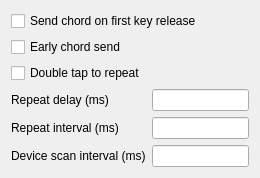
<?xml version="1.0" encoding="UTF-8"?>
<ui version="4.0">
 <class>PloverHidWidget</class>
 <widget class="QWidget" name="PloverHidWidget">
  <property name="geometry">
   <rect>
    <x>0</x>
    <y>0</y>
    <width>260</width>
    <height>170</height>
   </rect>
  </property>
  <property name="windowTitle">
   <string notr="true"/>
  </property>
  <layout class="QGridLayout">
   <!-- Row 0: First-up chord send -->
   <item row="0" column="0" colspan="2">
    <widget class="QCheckBox" name="first_up_chord_send">
     <property name="toolTip">
      <string>When the first key in a chord is released, the chord is sent.
If the key is pressed and released again, another chord is sent.</string>
     </property>
     <property name="text">
      <string>Send chord on first key release</string>
     </property>
    </widget>
   </item>

   <!-- Row 1: Early chord send -->
   <item row="1" column="0" colspan="2">
    <widget class="QCheckBox" name="early_stroke_send">
     <property name="toolTip">
      <string>Send a chord after the keys have been held for a short quiet period. If more keys are pressed, correct the provisional output and send the expanded chord.</string>
     </property>
     <property name="text">
      <string>Early chord send</string>
     </property>
    </widget>
   </item>

   <!-- Row 2: Double tap repeat -->
   <item row="2" column="0" colspan="2">
    <widget class="QCheckBox" name="double_tap_repeat">
     <property name="toolTip">
      <string>Tap and then hold a chord to send it repeatedly.</string>
     </property>
     <property name="text">
      <string>Double tap to repeat</string>
     </property>
    </widget>
   </item>

   <!-- Row 3: Repeat delay (ms) -->
   <item row="3" column="0">
    <widget class="QLabel" name="label_repeat_delay_ms">
     <property name="text">
      <string>Repeat delay (ms)</string>
     </property>
     <property name="buddy">
      <cstring>repeat_delay_ms</cstring>
     </property>
    </widget>
   </item>
   <item row="3" column="1">
    <widget class="QLineEdit" name="repeat_delay_ms">
     <property name="toolTip">
      <string>Delay before chord starts repeating.</string>
     </property>
    </widget>
   </item>

   <!-- Row 4: Repeat interval (ms) -->
   <item row="4" column="0">
    <widget class="QLabel" name="label_repeat_interval_ms">
     <property name="text">
      <string>Repeat interval (ms)</string>
     </property>
     <property name="buddy">
      <cstring>repeat_interval_ms</cstring>
     </property>
    </widget>
   </item>
   <item row="4" column="1">
    <widget class="QLineEdit" name="repeat_interval_ms">
     <property name="toolTip">
      <string>Interval between chord repetitions.</string>
     </property>
    </widget>
   </item>

   <!-- Row 5: Device scan interval (ms) -->
   <item row="5" column="0">
    <widget class="QLabel" name="label_device_scan_interval_ms">
     <property name="text">
      <string>Device scan interval (ms)</string>
     </property>
     <property name="buddy">
      <cstring>device_scan_interval_ms</cstring>
     </property>
    </widget>
   </item>
   <item row="5" column="1">
    <widget class="QLineEdit" name="device_scan_interval_ms">
     <property name="toolTip">
      <string>How often to scan for newly plugged-in devices.</string>
     </property>
    </widget>
   </item>
  </layout>
 </widget>

 <resources/>
 <connections>
  <!-- Checkboxes -->
  <connection>
   <sender>first_up_chord_send</sender>
   <signal>clicked(bool)</signal>
   <receiver>PloverHidWidget</receiver>
   <slot>update_first_up_chord_send(bool)</slot>
  </connection>
  <connection>
   <sender>early_stroke_send</sender>
   <signal>clicked(bool)</signal>
   <receiver>PloverHidWidget</receiver>
   <slot>update_early_stroke_send(bool)</slot>
  </connection>
  <connection>
   <sender>double_tap_repeat</sender>
   <signal>clicked(bool)</signal>
   <receiver>PloverHidWidget</receiver>
   <slot>update_double_tap_repeat(bool)</slot>
  </connection>

  <!-- Text fields -->
  <connection>
   <sender>repeat_delay_ms</sender>
   <signal>textChanged(QString)</signal>
   <receiver>PloverHidWidget</receiver>
   <slot>update_repeat_delay_ms(QString)</slot>
  </connection>
  <connection>
   <sender>repeat_interval_ms</sender>
   <signal>textChanged(QString)</signal>
   <receiver>PloverHidWidget</receiver>
   <slot>update_repeat_interval_ms(QString)</slot>
  </connection>
  <connection>
   <sender>device_scan_interval_ms</sender>
   <signal>textChanged(QString)</signal>
   <receiver>PloverHidWidget</receiver>
   <slot>update_device_scan_interval_ms(QString)</slot>
  </connection>
 </connections>

 <slots>
  <slot>update_first_up_chord_send(bool)</slot>
  <slot>update_early_stroke_send(bool)</slot>
  <slot>update_double_tap_repeat(bool)</slot>
  <slot>update_repeat_delay_ms(QString)</slot>
  <slot>update_repeat_interval_ms(QString)</slot>
  <slot>update_device_scan_interval_ms(QString)</slot>
 </slots>
</ui>
